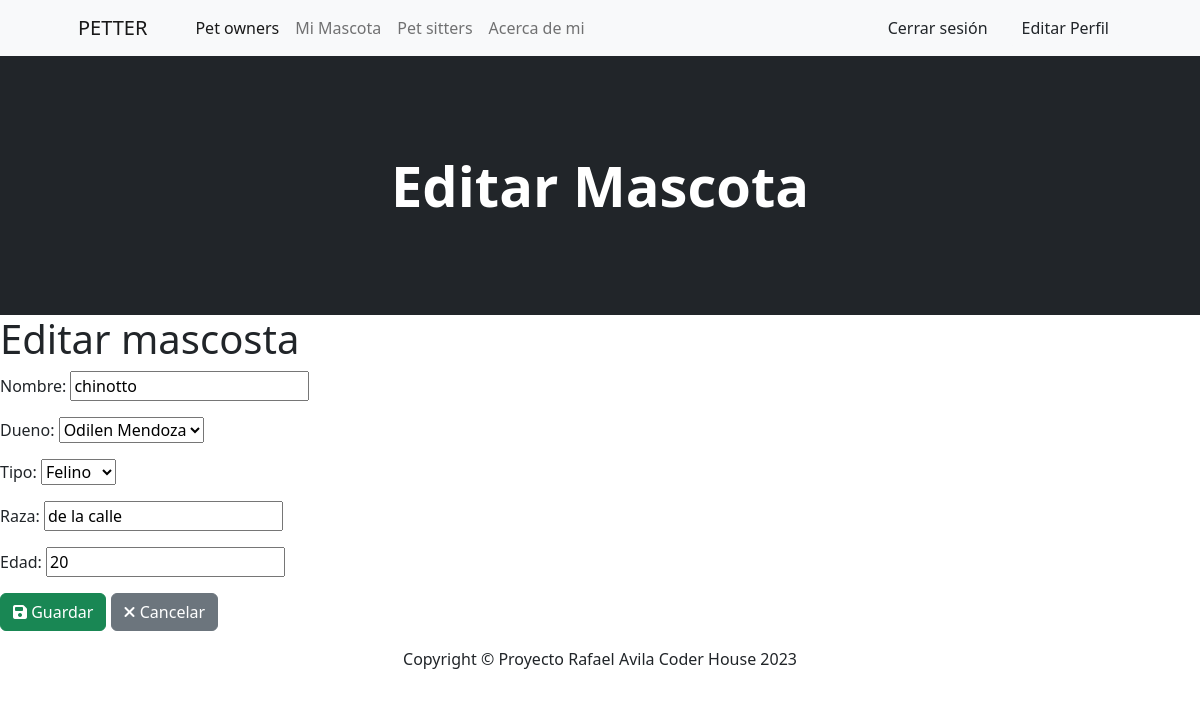
Screenshot of /update_mascota/1/ (signed in) with the database file from the repository.
### MVP/models.py (models this page shows, shortened)
class Mascota(models.Model):
    nombre = models.CharField(max_length=100)
    dueno = models.ForeignKey(DuenoMascota, on_delete=models.CASCADE)
    tipo = models.CharField(max_length=10, choices=[('canino', 'Canino'), ('felino', 'Felino')])
    raza = models.CharField(max_length=50)
    edad = models.PositiveIntegerField()

class DuenoMascota(models.Model):
    nombre = models.CharField(max_length=100)
    correo_electronico = models.EmailField()
    telefono = models.CharField(max_length=20)
    direccion = models.CharField(max_length=200)
    def __str__(self):
        return self.nombre

### MVP/views.py (the view)
# urls.py: path('update_mascota/<int:pk>/', views.MascotaUpdate.as_view(), name='update_mascota'),
class MascotaUpdate(LoginRequiredMixin, UpdateView):
    model = Mascota
    fields = ['nombre','dueno','tipo','raza', 'edad']
    success_url = reverse_lazy('mascotas')
    template_name = "update_mascota.html"

### MVP/templates/update_mascota.html (shortened to what this page needs)
{% extends "base.html" %}
{% load static %}
{% block titulo %}
    Editar Mascota
{% endblock titulo %}
{% block contenido %}
    <h1>Editar mascosta</h1>
    <form method="post">
        {{ form.as_p }}
        <div class="form-group">
            <button type="submit" class="btn btn-success">
                <i class="fas fa-save"></i> Guardar
            </button>
            <a href="{% url 'mascotas' %}" class="btn btn-secondary">
                <i class="fas fa-times"></i> Cancelar
            </a>
        </div>
    </form>
{% endblock contenido %}

### rows the page displays
Mascota: nombre "chinotto", dueno "Odilen Mendoza", tipo "Felino", raza "de la calle", edad "20"
